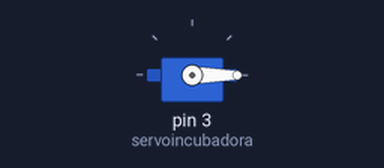
This sketch was run on a simulated Arduino Uno, built with avr-gcc and run on an emulated ATmega328P. On the bench: servo.

Above: at 0.05 s.
At 4.0 s:
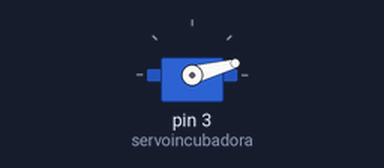
Timing chart, 0 to 5.2 s (numbered marks = the images above):
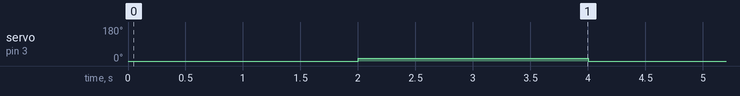

The sketch:

Servo.ino
```cpp
#include <Servo.h>
Servo servoincubadora;

void setup() {
  servoincubadora.attach(3);

}

void loop() {
  servoincubadora.write(0);
  delay(2000);
  servoincubadora.write(15);
  delay(2000);
   servoincubadora.write(0);
  delay(2000);
  servoincubadora.write(15);
  delay(2000);
  servoincubadora.write(0);
  delay(7200000);

}
```

Measured:
- by itself, servo on pin 3 (servoincubadora): alternates 15° for 2.0 s and 0° for 2.0 s, 4 changes in all, then stays 0°
